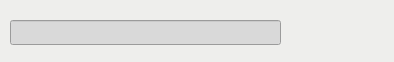
<?xml version="1.0" encoding="UTF-8"?>
<ui version="4.0">
 <class>AddFileDialog</class>
 <widget class="QDialog" name="AddFileDialog">
  <property name="geometry">
   <rect>
    <x>0</x>
    <y>0</y>
    <width>394</width>
    <height>62</height>
   </rect>
  </property>
  <property name="windowTitle">
   <string>Add File</string>
  </property>
  <property name="windowIcon">
   <iconset resource="icons.qrc">
    <normaloff>:/svgs/svg/file.svg</normaloff>:/svgs/svg/file.svg</iconset>
  </property>
  <property name="styleSheet">
   <string notr="true">background-color: rgb(238, 238, 236);</string>
  </property>
  <widget class="QPushButton" name="addName">
   <property name="geometry">
    <rect>
     <x>300</x>
     <y>10</y>
     <width>41</width>
     <height>41</height>
    </rect>
   </property>
   <property name="text">
    <string/>
   </property>
   <property name="icon">
    <iconset resource="icons.qrc">
     <normaloff>:/svgs/svg/accept.svg</normaloff>:/svgs/svg/accept.svg</iconset>
   </property>
   <property name="iconSize">
    <size>
     <width>30</width>
     <height>30</height>
    </size>
   </property>
   <property name="flat">
    <bool>true</bool>
   </property>
  </widget>
  <widget class="QPushButton" name="cancel">
   <property name="geometry">
    <rect>
     <x>350</x>
     <y>10</y>
     <width>41</width>
     <height>41</height>
    </rect>
   </property>
   <property name="text">
    <string/>
   </property>
   <property name="icon">
    <iconset resource="icons.qrc">
     <normaloff>:/svgs/svg/close.svg</normaloff>:/svgs/svg/close.svg</iconset>
   </property>
   <property name="iconSize">
    <size>
     <width>30</width>
     <height>30</height>
    </size>
   </property>
   <property name="flat">
    <bool>true</bool>
   </property>
  </widget>
  <widget class="QLineEdit" name="nameInput">
   <property name="geometry">
    <rect>
     <x>10</x>
     <y>20</y>
     <width>271</width>
     <height>25</height>
    </rect>
   </property>
   <property name="styleSheet">
    <string notr="true">background-color: rgb(217, 217, 217);</string>
   </property>
   <property name="inputMask">
    <string/>
   </property>
   <property name="text">
    <string/>
   </property>
  </widget>
 </widget>
 <resources>
  <include location="icons.qrc"/>
 </resources>
 <connections>
  <connection>
   <sender>cancel</sender>
   <signal>clicked()</signal>
   <receiver>AddFileDialog</receiver>
   <slot>close()</slot>
   <hints>
    <hint type="sourcelabel">
     <x>370</x>
     <y>30</y>
    </hint>
    <hint type="destinationlabel">
     <x>196</x>
     <y>30</y>
    </hint>
   </hints>
  </connection>
 </connections>
</ui>
